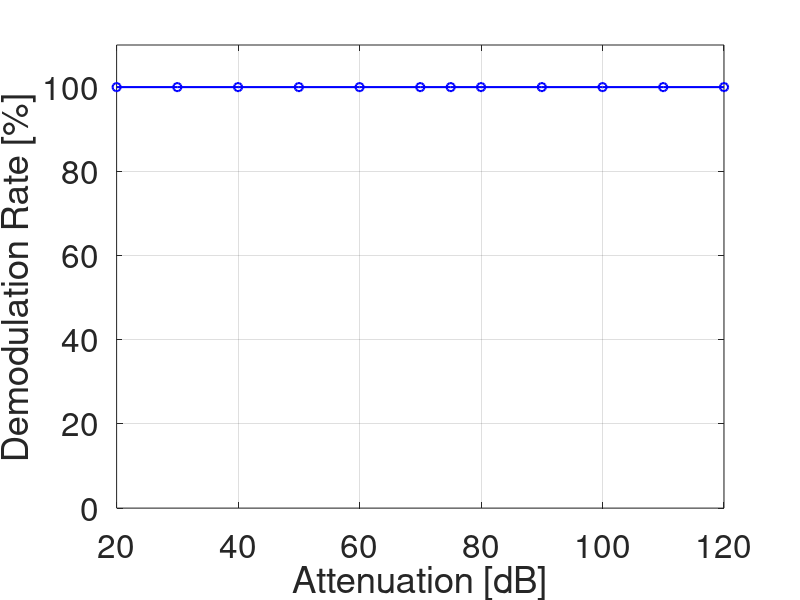

Write MATLAB code to recreate this figure.
clear; clc; close all;

font_size = 24;

att  = [20, 30, 40, 50, 60, 70, 75, 80, 90, 100, 110, 120];
rate = [100, 100, 100, 100, 100, 100, 100,100,100,100, 100, 100];

figure;
plot(att, rate, 'b-o', 'LineWidth', 1.5, 'MarkerSize', 6);
xlabel('Attenuation [dB]', 'FontSize', font_size);
ylabel('Demodulation Rate [%]', 'FontSize', font_size);
ylim([0 110]);
grid on;
set(gca, 'FontSize', font_size);
